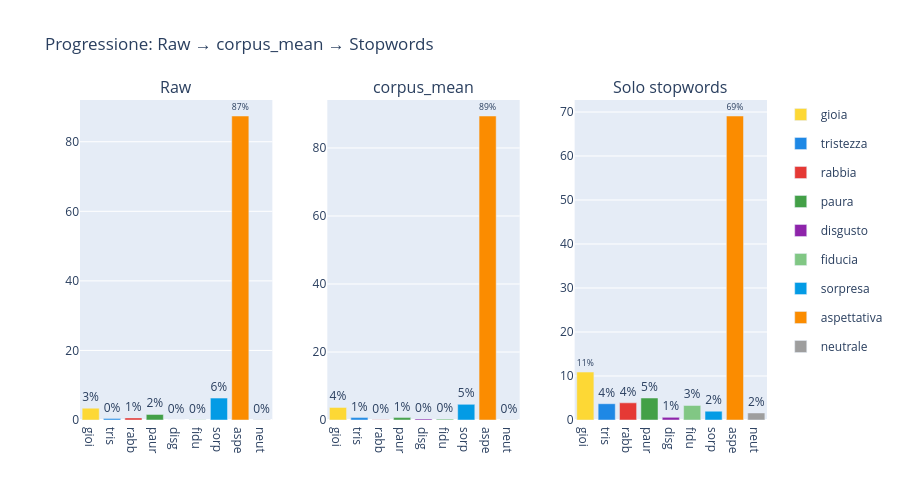

Notebook code cell kept with this figure:
### Code cell
# Confronto progressione: raw → mean → sw
fig = make_subplots(rows=1, cols=3,
    subplot_titles=['Raw','corpus_mean','Solo stopwords'],
    horizontal_spacing=0.08)
for col_idx, df_r in enumerate([df_raw, df_mean, df_sw], start=1):
    counts = df_r['dominant_emotion'].value_counts()
    emos = BASIC_EMOTIONS if col_idx <= 2 else BASIC_EMOTIONS
    for e in emos + ['neutrale']:
        n = counts.get(e,0)
        fig.add_trace(go.Bar(name=e, x=[e[:4]], y=[round(n/total*100,1)],
            marker_color=EMOTION_COLORS.get(e,'#999'),
            showlegend=(col_idx==1), legendgroup=e,
            text=['{:.0f}%'.format(n/total*100)], textposition='outside'),
            row=1, col=col_idx)
fig.update_layout(title='Progressione: Raw → corpus_mean → Stopwords',
                  barmode='group', height=500)
fig.show()

### Figure 1 — Plotly figure (JSON) as saved in the notebook; plotly's stock layout.template omitted (floating-point values rounded to 4 significant figures)
{"data": [{"legendgroup": "gioia", "marker": {"color": "#FDD835"}, "name": "gioia", "showlegend": true, "text": ["3%"], "textposition": "outside", "x": ["gioi"], "y": [3.4], "type": "bar", "xaxis": "x", "yaxis": "y"}, {"legendgroup": "tristezza", "marker": {"color": "#1E88E5"}, "name": "tristezza", "showlegend": true, "text": ["0%"], "textposition": "outside", "x": ["tris"], "y": [0.4], "type": "bar", "xaxis": "x", "yaxis": "y"}, {"legendgroup": "rabbia", "marker": {"color": "#E53935"}, "name": "rabbia", "showlegend": true, "text": ["1%"], "textposition": "outside", "x": ["rabb"], "y": [0.6], "type": "bar", "xaxis": "x", "yaxis": "y"}, {"legendgroup": "paura", "marker": {"color": "#43A047"}, "name": "paura", "showlegend": true, "text": ["2%"], "textposition": "outside", "x": ["paur"], "y": [1.6], "type": "bar", "xaxis": "x", "yaxis": "y"}, {"legendgroup": "disgusto", "marker": {"color": "#8E24AA"}, "name": "disgusto", "showlegend": true, "text": ["0%"], "textposition": "outside", "x": ["disg"], "y": [0.0], "type": "bar", "xaxis": "x", "yaxis": "y"}, {"legendgroup": "fiducia", "marker": {"color": "#81C784"}, "name": "fiducia", "showlegend": true, "text": ["0%"], "textposition": "outside", "x": ["fidu"], "y": [0.1], "type": "bar", "xaxis": "x", "yaxis": "y"}, {"legendgroup": "sorpresa", "marker": {"color": "#039BE5"}, "name": "sorpresa", "showlegend": true, "text": ["6%"], "textposition": "outside", "x": ["sorp"], "y": [6.3], "type": "bar", "xaxis": "x", "yaxis": "y"}, {"legendgroup": "aspettativa", "marker": {"color": "#FB8C00"}, "name": "aspettativa", "showlegend": true, "text": ["87%"], "textposition": "outside", "x": ["aspe"], "y": [87.4], "type": "bar", "xaxis": "x", "yaxis": "y"}, {"legendgroup": "neutrale", "marker": {"color": "#9E9E9E"}, "name": "neutrale", "showlegend": true, "text": ["0%"], "textposition": "outside", "x": ["neut"], "y": [0.1], "type": "bar", "xaxis": "x", "yaxis": "y"}, {"legendgroup": "gioia", "marker": {"color": "#FDD835"}, "name": "gioia", "showlegend": false, "text": ["4%"], "textposition": "outside", "x": ["gioi"], "y": [3.7], "type": "bar", "xaxis": "x2", "yaxis": "y2"}, {"legendgroup": "tristezza", "marker": {"color": "#1E88E5"}, "name": "tristezza", "showlegend": false, "text": ["1%"], "textposition": "outside", "x": ["tris"], "y": [0.7], "type": "bar", "xaxis": "x2", "yaxis": "y2"}, {"legendgroup": "rabbia", "marker": {"color": "#E53935"}, "name": "rabbia", "showlegend": false, "text": ["0%"], "textposition": "outside", "x": ["rabb"], "y": [0.1], "type": "bar", "xaxis": "x2", "yaxis": "y2"}, {"legendgroup": "paura", "marker": {"color": "#43A047"}, "name": "paura", "showlegend": false, "text": ["1%"], "textposition": "outside", "x": ["paur"], "y": [0.7], "type": "bar", "xaxis": "x2", "yaxis": "y2"}, {"legendgroup": "disgusto", "marker": {"color": "#8E24AA"}, "name": "disgusto", "showlegend": false, "text": ["0%"], "textposition": "outside", "x": ["disg"], "y": [0.3], "type": "bar", "xaxis": "x2", "yaxis": "y2"}, {"legendgroup": "fiducia", "marker": {"color": "#81C784"}, "name": "fiducia", "showlegend": false, "text": ["0%"], "textposition": "outside", "x": ["fidu"], "y": [0.3], "type": "bar", "xaxis": "x2", "yaxis": "y2"}, {"legendgroup": "sorpresa", "marker": {"color": "#039BE5"}, "name": "sorpresa", "showlegend": false, "text": ["5%"], "textposition": "outside", "x": ["sorp"], "y": [4.6], "type": "bar", "xaxis": "x2", "yaxis": "y2"}, {"legendgroup": "aspettativa", "marker": {"color": "#FB8C00"}, "name": "aspettativa", "showlegend": false, "text": ["89%"], "textposition": "outside", "x": ["aspe"], "y": [89.4], "type": "bar", "xaxis": "x2", "yaxis": "y2"}, {"legendgroup": "neutrale", "marker": {"color": "#9E9E9E"}, "name": "neutrale", "showlegend": false, "text": ["0%"], "textposition": "outside", "x": ["neut"], "y": [0.1], "type": "bar", "xaxis": "x2", "yaxis": "y2"}, {"legendgroup": "gioia", "marker": {"color": "#FDD835"}, "name": "gioia", "showlegend": false, "text": ["11%"], "textposition": "outside", "x": ["gioi"], "y": [10.9], "type": "bar", "xaxis": "x3", "yaxis": "y3"}, {"legendgroup": "tristezza", "marker": {"color": "#1E88E5"}, "name": "tristezza", "showlegend": false, "text": ["4%"], "textposition": "outside", "x": ["tris"], "y": [3.7], "type": "bar", "xaxis": "x3", "yaxis": "y3"}, {"legendgroup": "rabbia", "marker": {"color": "#E53935"}, "name": "rabbia", "showlegend": false, "text": ["4%"], "textposition": "outside", "x": ["rabb"], "y": [3.9], "type": "bar", "xaxis": "x3", "yaxis": "y3"}, {"legendgroup": "paura", "marker": {"color": "#43A047"}, "name": "paura", "showlegend": false, "text": ["5%"], "textposition": "outside", "x": ["paur"], "y": [5.0], "type": "bar", "xaxis": "x3", "yaxis": "y3"}, {"legendgroup": "disgusto", "marker": {"color": "#8E24AA"}, "name": "disgusto", "showlegend": false, "text": ["1%"], "textposition": "outside", "x": ["disg"], "y": [0.6], "type": "bar", "xaxis": "x3", "yaxis": "y3"}, {"legendgroup": "fiducia", "marker": {"color": "#81C784"}, "name": "fiducia", "showlegend": false, "text": ["3%"], "textposition": "outside", "x": ["fidu"], "y": [3.3], "type": "bar", "xaxis": "x3", "yaxis": "y3"}, {"legendgroup": "sorpresa", "marker": {"color": "#039BE5"}, "name": "sorpresa", "showlegend": false, "text": ["2%"], "textposition": "outside", "x": ["sorp"], "y": [2.0], "type": "bar", "xaxis": "x3", "yaxis": "y3"}, {"legendgroup": "aspettativa", "marker": {"color": "#FB8C00"}, "name": "aspettativa", "showlegend": false, "text": ["69%"], "textposition": "outside", "x": ["aspe"], "y": [69.1], "type": "bar", "xaxis": "x3", "yaxis": "y3"}, {"legendgroup": "neutrale", "marker": {"color": "#9E9E9E"}, "name": "neutrale", "showlegend": false, "text": ["2%"], "textposition": "outside", "x": ["neut"], "y": [1.6], "type": "bar", "xaxis": "x3", "yaxis": "y3"}], "layout": {"xaxis": {"anchor": "y", "domain": [0.0, 0.28]}, "yaxis": {"anchor": "x", "domain": [0.0, 1.0]}, "xaxis2": {"anchor": "y2", "domain": [0.36, 0.64]}, "yaxis2": {"anchor": "x2", "domain": [0.0, 1.0]}, "xaxis3": {"anchor": "y3", "domain": [0.72, 1.0]}, "yaxis3": {"anchor": "x3", "domain": [0.0, 1.0]}, "annotations": [{"font": {"size": 16}, "showarrow": false, "text": "Raw", "x": 0.14, "xanchor": "center", "xref": "paper", "y": 1.0, "yanchor": "bottom", "yref": "paper"}, {"font": {"size": 16}, "showarrow": false, "text": "corpus_mean", "x": 0.5, "xanchor": "center", "xref": "paper", "y": 1.0, "yanchor": "bottom", "yref": "paper"}, {"font": {"size": 16}, "showarrow": false, "text": "Solo stopwords", "x": 0.86, "xanchor": "center", "xref": "paper", "y": 1.0, "yanchor": "bottom", "yref": "paper"}], "title": {"text": "Progressione: Raw → corpus_mean → Stopwords"}, "barmode": "group", "height": 500}}
